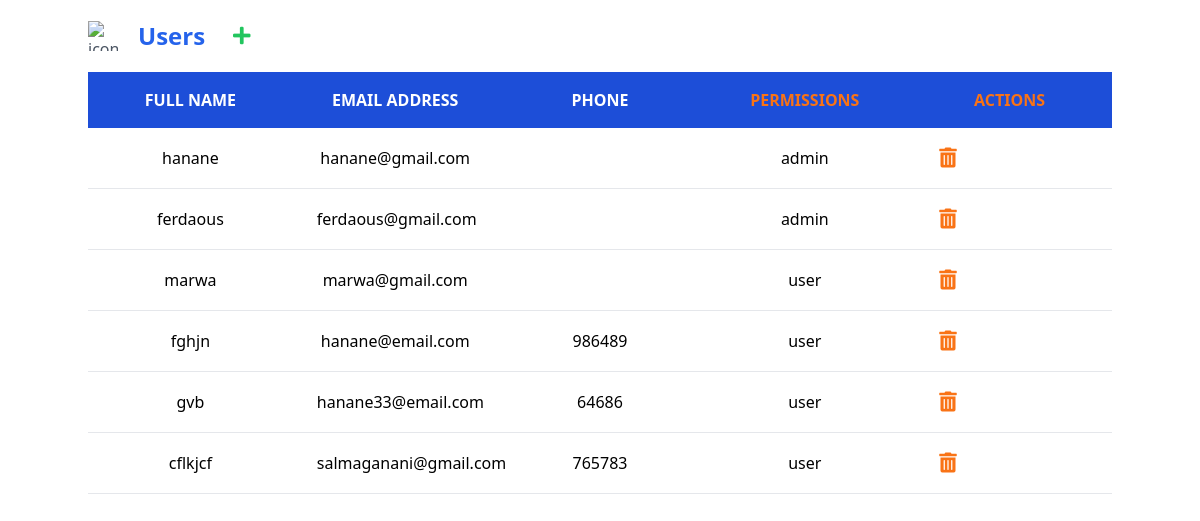
/Dashboard/users.php, run on the app's committed database.
### tables this page shows
CREATE TABLE `utilisateurs` (
  `id_utilisateur` int(11) NOT NULL,
  `nom_utilisateur` varchar(50) NOT NULL,
  `email` varchar(100) NOT NULL,
  `mot_de_passe` varchar(255) NOT NULL,
  `id_role` int(11) DEFAULT NULL,
  `mobil` varchar(20) DEFAULT NULL,
  `lastname` varchar(50) DEFAULT NULL
);

CREATE TABLE `roles` (
  `id_role` int(11) NOT NULL,
  `nom_Role` varchar(50) NOT NULL
);

### Dashboard/users.php (the view, shortened to what this page needs)
<!DOCTYPE html>
<html lang="en">
<head>
    <link href="../style.css" rel="stylesheet">
    <link rel="stylesheet" href="https://cdnjs.cloudflare.com/ajax/libs/font-awesome/5.15.4/css/all.min.css">
</head>
<body>
    <div class="container mx-auto">
        <div class="flex gap-5 items-center text-gray-600 mt-5 hover:text-gray-900">
            <img src="https://icons.veryicon.com/png/o/miscellaneous/management-console-icon-update-0318/users-84.png" jsaction="VQAsE" class="sFlh5c pT0Scc iPVvYb" style="max-width: 30px; height: 30px; width: 30px;" alt="icon-article Vector Icons free download in SVG, PNG Format" jsname="kn3ccd" aria-hidden="false">
            <span class="text-2xl text-blue-600 font-bold">Users</span>
            <button onclick="showAddUserForm()" class="text-green-500 hover:text-blue-500 py-1 px-2 rounded-full text-xl flex items-center justify-center">
                <i class="fas fa-plus"></i>
            </button>
        </div>
        <table class="w-full table-fixed mt-5">
            <thead>
                <tr class="bg-blue-700">
                    <th class="w-1/4 py-4 px-6 text-center text-white font-bold uppercase">Full Name</th>
                    <th class="w-1/4 py-4 px-6 text-center text-white font-bold uppercase">Email Address</th>
                    <th class="w-1/4 py-4 px-6 text-center text-white font-bold uppercase">Phone</th>
                    <th class="w-1/4 py-4 px-6 text-center text-orange-500 font-bold uppercase">Permissions</th>
                    <th class="w-1/4 py-4 px-6 text-center text-orange-500 font-bold uppercase">Actions</th>
                </tr>
            </thead>
            <tbody class="bg-white">
                <?php
                $servername = "localhost";
                $username = "root";
                $password = "";
                $database = "phblog";
                $conn = new mysqli($servername, $username, $password, $database);
                $sql = "SELECT utilisateurs.*, roles.nom_Role FROM utilisateurs JOIN roles ON utilisateurs.id_role = roles.id_role";
                $result = $conn->query($sql);
                if ($result->num_rows > 0) {
                    while ($row = $result->fetch_assoc()) {
                        echo "<tr>";
                        echo "<td class='py-4 px-6 text-center border-b border-gray-200'>" . $row['nom_utilisateur'] . "</td>";
                        echo "<td class='py-4 px-6 text-center border-b border-gray-200'>" . $row['email'] . "</td>";
                        echo "<td class='py-4 px-6 text-center border-b border-gray-200'>" . $row['mobil'] . "</td>";
                        echo "<td class='py-4 px-6 text-center border-b border-gray-200'>" . $row['nom_Role'] . "</td>";
                        echo "<td class='py-4 px-6 border-b border-gray-200'>
                                <button type='button' onclick='deleteUser(" . $row['id_utilisateur'] . ")' class='text-orange-500 hover:text-blue-500 py-1 px-2 rounded-full text-xl flex items-center justify-center'>
                                    <i class='fas fa-trash-alt'></i>
                                </button>
                              </td>";
                        echo "</tr>";
                    }
                } else {
                    echo "<tr><td class='py-4 px-6 text-center border-b border-gray-200' colspan='5'>No users found.</td></tr>";
                }
                ?>
            </tbody>
        </table>
    </div>
</body>
</html>

### style.css (style rules this page uses)
html, :host { line-height: 1.5; -webkit-text-size-adjust: 100%; -moz-tab-size: 4; -o-tab-size: 4; tab-size: 4; font-family: ui-sans-serif, system-ui, sans-serif, "Apple Color Emoji", "Segoe UI Emoji", "Segoe UI Symbol", "Noto Color Emoji"; font-feature-settings: normal; font-variation-settings: normal; -webkit-tap-highlight-color: transparent; }
body { margin: 0; line-height: inherit; }
table { text-indent: 0; border-color: inherit; border-collapse: collapse; }
button, input, optgroup, select, textarea { font-family: inherit; font-feature-settings: inherit; font-variation-settings: inherit; font-size: 100%; font-weight: inherit; line-height: inherit; letter-spacing: inherit; color: inherit; margin: 0; padding: 0; }
button, select { text-transform: none; }
button, input:where([type='button']), input:where([type='reset']), input:where([type='submit']) { -webkit-appearance: button; background-color: transparent; background-image: none; }
button, [role="button"] { cursor: pointer; }
img, svg, video, canvas, audio, iframe, embed, object { display: block; vertical-align: middle; }
img, video { max-width: 100%; height: auto; }
.container { width: 100%; }
@media (min-width: 640px) { .container { max-width: 640px; } }
@media (min-width: 768px) { .container { max-width: 768px; } }
@media (min-width: 1024px) { .container { max-width: 1024px; } }
.mx-auto { margin-left: auto; margin-right: auto; }
.mt-5 { margin-top: 1.25rem; }
.flex { display: flex; }
.w-1\/4 { width: 25%; }
.w-full { width: 100%; }
.table-fixed { table-layout: fixed; }
.items-center { align-items: center; }
.justify-center { justify-content: center; }
.gap-5 { gap: 1.25rem; }
.rounded-full { border-radius: 9999px; }
.border-b { border-bottom-width: 1px; }
.border-gray-200 { --tw-border-opacity: 1; border-color: rgb(229 231 235 / var(--tw-border-opacity)); }
.bg-blue-700 { --tw-bg-opacity: 1; background-color: rgb(29 78 216 / var(--tw-bg-opacity)); }
.bg-white { --tw-bg-opacity: 1; background-color: rgb(255 255 255 / var(--tw-bg-opacity)); }
.px-2 { padding-left: 0.5rem; padding-right: 0.5rem; }
.px-6 { padding-left: 1.5rem; padding-right: 1.5rem; }
.py-1 { padding-top: 0.25rem; padding-bottom: 0.25rem; }
.py-4 { padding-top: 1rem; padding-bottom: 1rem; }
.text-center { text-align: center; }
.text-2xl { font-size: 1.5rem; line-height: 2rem; }
.text-xl { font-size: 1.25rem; line-height: 1.75rem; }
.font-bold { font-weight: 700; }
.uppercase { text-transform: uppercase; }
.text-blue-600 { --tw-text-opacity: 1; color: rgb(37 99 235 / var(--tw-text-opacity)); }
.text-gray-600 { --tw-text-opacity: 1; color: rgb(75 85 99 / var(--tw-text-opacity)); }
.text-green-500 { --tw-text-opacity: 1; color: rgb(34 197 94 / var(--tw-text-opacity)); }
.text-orange-500 { --tw-text-opacity: 1; color: rgb(249 115 22 / var(--tw-text-opacity)); }
.text-white { --tw-text-opacity: 1; color: rgb(255 255 255 / var(--tw-text-opacity)); }

### data on the page
utilisateurs: nom_utilisateur "hanane", email "hanane@gmail.com", id_role.nom_Role "admin"
utilisateurs: nom_utilisateur "ferdaous", email "ferdaous@gmail.com", id_role.nom_Role "admin"
utilisateurs: nom_utilisateur "marwa", email "marwa@gmail.com", id_role.nom_Role "user"
utilisateurs: nom_utilisateur "fghjn", email "hanane@email.com", mobil "986489", id_role.nom_Role "user"
utilisateurs: nom_utilisateur "gvb", email "hanane33@email.com", mobil "64686", id_role.nom_Role "user"
utilisateurs: nom_utilisateur "cflkjcf", email "salmaganani@gmail.com", mobil "765783", id_role.nom_Role "user"
